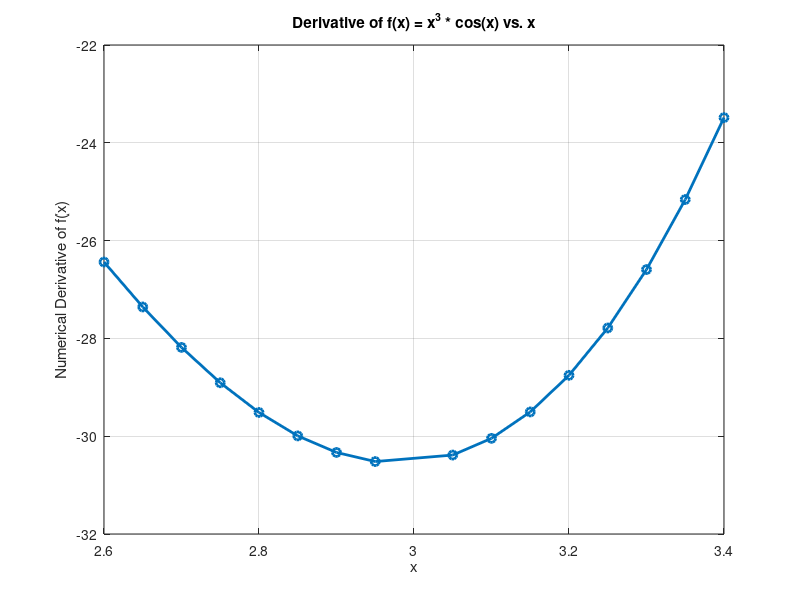

The MATLAB source for this figure:
% Write a MATLAB program in a script file that evaluates the derivative of the function f(x) = x3cosx
% at the point x = 3 by using central difference approximation. The value of the derivative is calculated sixteen times by using
% a = 3 and sixteen values of x, x = 2.6, 2.65, .. ., 2.95, 3.05, .. ., 3.35, 3.4. The program should also plot the
% values of the derivative versus x.

% Define the function
f = @(x) x.^3 * cos(x);

% Define the value at which we evaluate the derivative
a = 3;

% Define the range of values around x = 3
x_values = [2.6:0.05:2.95, 3.05:0.05:3.4];


% Allocate array for derivative values
derivative_values = zeros(size(x_values));

% Define step size for central derivative approximation
h = 1e-5;

% Loop through the x values and compute the derivative using central difference
for i = 1:length(x_values)
    x = x_values(i);
    % Central difference formula to approximate derivative
    derivative_values(i) = (f(x + h) - f(x - h)) / (2 * h);
end

% Plot the derivative values versus x
figure;
plot(x_values, derivative_values, '-o', 'LineWidth', 2);
xlabel('x');
ylabel('Numerical Derivative of f(x)');
title('Derivative of f(x) = x^3 * cos(x) vs. x');
grid on;

% Display the values
disp('x values:');
disp(x_values);
disp('Derivative values:');
disp(derivative_values);